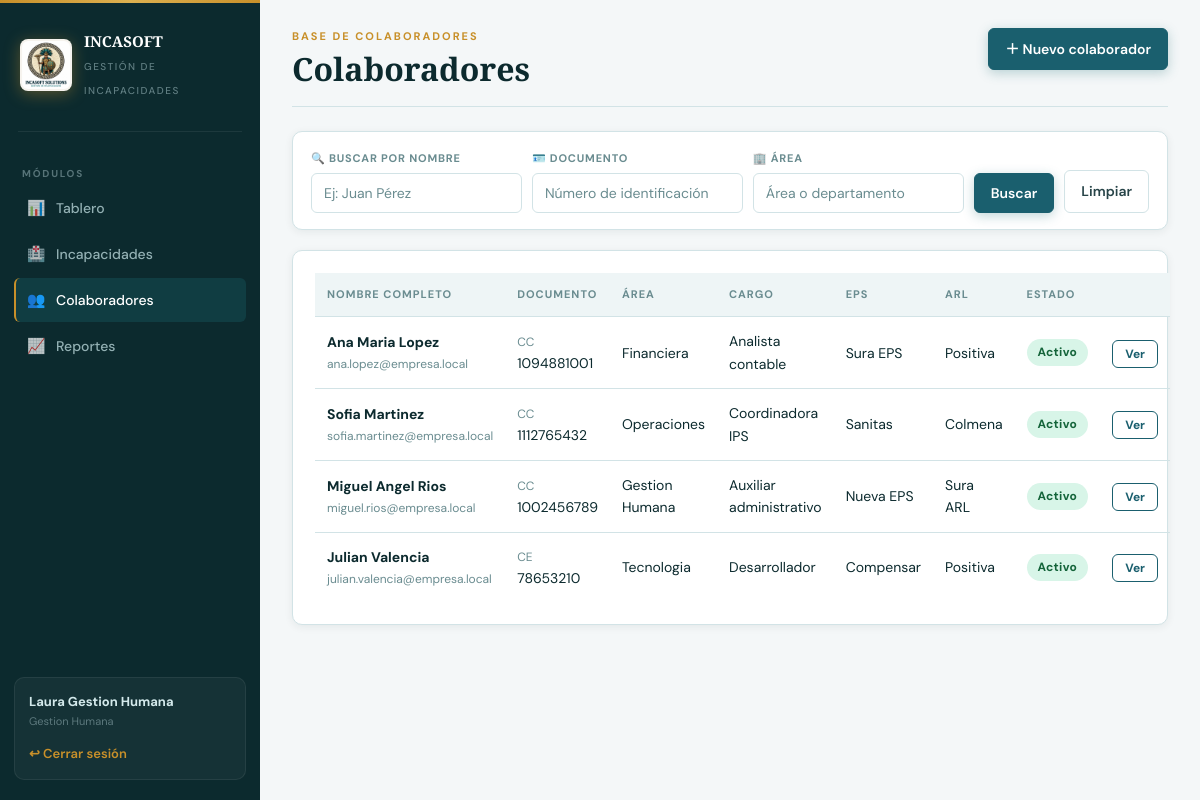
The page /colaboradores/ (signed in) on the database its author committed.
### gestion/models.py (models this page shows, shortened)
class Colaborador(models.Model):
    DOCUMENTO_CHOICES = [
        ("CC", "Cedula de ciudadania"),
        ("CE", "Cedula de extranjeria"),
        ("TI", "Tarjeta de identidad"),
        ("PA", "Pasaporte"),
    ]
    tipo_documento = models.CharField(max_length=3, choices=DOCUMENTO_CHOICES, default="CC")
    numero_identificacion = models.CharField(max_length=30, unique=True)
    nombres = models.CharField(max_length=90)
    apellidos = models.CharField(max_length=90)
    correo = models.EmailField(blank=True)
    telefono = models.CharField(max_length=25, blank=True)
    cargo = models.CharField(max_length=90)
    area = models.CharField(max_length=90)
    eps = models.CharField("EPS", max_length=120)
    arl = models.CharField("ARL", max_length=120, blank=True)
    activo = models.BooleanField(default=True)
    fecha_creacion = models.DateTimeField(auto_now_add=True)
    fecha_actualizacion = models.DateTimeField(auto_now=True)
    class Meta:
        ordering = ["apellidos", "nombres"]
    @property
    def nombre_completo(self):
        return f"{self.nombres} {self.apellidos}".strip()
    def get_absolute_url(self):
        return reverse("gestion:colaborador_detalle", args=[self.pk])

### gestion/views.py (the view)
# urls.py: path("colaboradores/", views.colaborador_lista, name="colaborador_lista"),
@login_required
def colaborador_lista(request):
    q = request.GET.get("q", "")
    doc = request.GET.get("doc", "")
    area = request.GET.get("area", "")
    colaboradores = Colaborador.objects.all()
    if q:
        colaboradores = colaboradores.filter(
            Q(nombres__icontains=q) | Q(apellidos__icontains=q)
        )
    if doc:
        colaboradores = colaboradores.filter(numero_identificacion__icontains=doc)
    if area:
        colaboradores = colaboradores.filter(area__icontains=area)
    return render(
        request,
        "gestion/colaborador_lista.html",
        {
            "colaboradores": colaboradores,
            "q": q,
            "doc": doc,
            "area": area,
            "puede_editar": puede_editar_operacion(request.user),
        },
    )

### gestion/context_processors.py (called while the page is built)
def permisos_ui(request):
    return {
        "puede_gestionar_usuarios": puede_gestionar_usuarios(request.user)
        if request.user.is_authenticated
        else False,
    }

### gestion/permissions.py (called while the page is built)
def tiene_rol(user, *roles):
    if not user or not getattr(user, "is_authenticated", False):
        return False
    if user.is_superuser:
        return True
    return user.groups.filter(name__in=roles).exists()

def puede_gestionar_usuarios(user):
    return user.is_authenticated and tiene_rol(user, "Administrador")

def puede_editar_operacion(user):
    if not user.is_authenticated:
        return False
    return tiene_rol(user, "Administrador", "Gestion Humana", "Financiera", "Coordinacion")

### gestion/templates/gestion/colaborador_lista.html (shortened to what this page needs)
{% extends "gestion/base.html" %}
{% block content %}
<header class="page-header">
    <div>
        <p class="eyebrow">Base de colaboradores</p>
        <h1>Colaboradores</h1>
    </div>
    {% if puede_editar %}
        <a class="button primary" href="{% url 'gestion:colaborador_crear' %}">＋ Nuevo colaborador</a>
    {% endif %}
</header>
<form class="filters" method="get">
    <div class="filters-row" style="grid-template-columns: 1fr 1fr 1fr auto auto;">
        <div class="filter-group">
            <label class="filter-label">🔍 Buscar por nombre</label>
            <input type="search" name="q" value="{{ q }}" placeholder="Ej: Juan Pérez">
        </div>
        <div class="filter-group">
            <label class="filter-label">🪪 Documento</label>
            <input type="search" name="doc" value="{{ doc|default:'' }}" placeholder="Número de identificación">
        </div>
        <div class="filter-group">
            <label class="filter-label">🏢 Área</label>
            <input type="search" name="area" value="{{ area|default:'' }}" placeholder="Área o departamento">
        </div>
        <div class="filter-group" style="justify-content:flex-end;">
            <label class="filter-label">&nbsp;</label>
            <button class="button primary" type="submit">Buscar</button>
        </div>
        <div class="filter-group" style="justify-content:flex-end;">
            <label class="filter-label">&nbsp;</label>
            <a class="button ghost" href="{% url 'gestion:colaborador_lista' %}">Limpiar</a>
        </div>
    </div>
</form>
<section class="panel">
    <table>
        <thead>
            <tr>
                <th>Nombre completo</th>
                <th>Documento</th>
                <th>Área</th>
                <th>Cargo</th>
                <th>EPS</th>
                <th>ARL</th>
                <th>Estado</th>
                <th></th>
            </tr>
        </thead>
        <tbody>
        {% for col in colaboradores %}
            <tr>
                <td>
                    <strong>{{ col.nombre_completo }}</strong>
                    <small>{{ col.correo|default:"Sin correo" }}</small>
                </td>
                <td>
                    <small>{{ col.tipo_documento }}</small>
                    {{ col.numero_identificacion }}
                </td>
                <td>{{ col.area }}</td>
                <td>{{ col.cargo }}</td>
                <td>{{ col.eps }}</td>
                <td>{{ col.arl|default:"—" }}</td>
                <td>
                    {% if col.activo %}
                        <span class="status ok">Activo</span>
                    {% else %}
                        <span class="status muted-status">Inactivo</span>
                    {% endif %}
                </td>
                <td><a class="table-action" href="{{ col.get_absolute_url }}">Ver</a></td>
            </tr>
        {% empty %}
            <tr><td colspan="8" class="empty" style="text-align:center;padding:30px;">No se encontraron colaboradores.</td></tr>
        {% endfor %}
        </tbody>
    </table>
</section>
{% endblock %}

### gestion/templates/gestion/base.html (shortened to what this page needs)
{% load static %}
<!doctype html>
<html lang="es">
<head>
    <link rel="stylesheet" href="{% static 'gestion/css/styles.css' %}">
</head>
<body>
    <aside class="sidebar">
        <div class="sidebar-inner">
            <a class="brand" href="{% url 'gestion:dashboard' %}">
                <img class="brand-logo-img"
                     src="{% static 'gestion/img/logo.png' %}"
                     alt="INCASOFT Solutions logo">
                <span class="brand-text">
                    <strong>INCASOFT</strong>
                    <small>Gestión de Incapacidades</small>
                </span>
            </a>
            <div class="sidebar-sep"></div>
            <div>
                <p class="nav-label">Módulos</p>
                <nav class="nav">
                    <a href="{% url 'gestion:dashboard' %}" {% if request.resolver_match.url_name == 'dashboard' %}class="active"{% endif %}>
                        <span class="nav-icon">📊</span> Tablero
                    </a>
                    <a href="{% url 'gestion:incapacidad_lista' %}" {% if 'incapacidad' in request.resolver_match.url_name %}class="active"{% endif %}>
                        <span class="nav-icon">🏥</span> Incapacidades
                    </a>
                    <a href="{% url 'gestion:colaborador_lista' %}" {% if 'colaborador' in request.resolver_match.url_name %}class="active"{% endif %}>
                        <span class="nav-icon">👥</span> Colaboradores
                    </a>
                    <a href="{% url 'gestion:reportes' %}" {% if request.resolver_match.url_name == 'reportes' %}class="active"{% endif %}>
                        <span class="nav-icon">📈</span> Reportes
                    </a>
                </nav>
            </div>
            <div class="session">
                <span class="session-name">{{ request.user.get_full_name|default:request.user.username }}</span>
                <span class="session-role">
                    {% with g=user.groups.all|first %}
                        {% if g %}{{ g.name }}{% elif user.is_superuser %}Superusuario{% else %}Usuario{% endif %}
                    {% endwith %}
                </span>
                <form method="post" action="{% url 'logout' %}">
                    <button class="link-button" type="submit">↩ Cerrar sesión</button>
                </form>
            </div>
        </div>
    </aside>
    <main class="main">
        {% block content %}{% endblock %}
    </main>
</body>
</html>

### rows shown on the page
Colaborador: nombre_completo "Ana Maria Lopez", correo "ana.lopez@empresa.local", tipo_documento "CC", numero_identificacion "1094881001", area "Financiera", cargo "Analista contable", eps "Sura EPS", arl "Positiva", activo "Activo"
Colaborador: nombre_completo "Sofia Martinez", correo "sofia.martinez@empresa.local", tipo_documento "CC", numero_identificacion "1112765432", area "Operaciones", cargo "Coordinadora IPS", eps "Sanitas", arl "Colmena", activo "Activo"
Colaborador: nombre_completo "Miguel Angel Rios", correo "miguel.rios@empresa.local", tipo_documento "CC", numero_identificacion "1002456789", area "Gestion Humana", cargo "Auxiliar administrativo", eps "Nueva EPS", arl "Sura ARL", activo "Activo"
Colaborador: nombre_completo "Julian Valencia", correo "julian.valencia@empresa.local", tipo_documento "CE", numero_identificacion "78653210", area "Tecnologia", cargo "Desarrollador", eps "Compensar", arl "Positiva", activo "Activo"

### other values the page prints
{{ request.user.get_full_name|default:request.user.username }} "Laura Gestion Humana"
{{ g.name }} "Gestion Humana"
